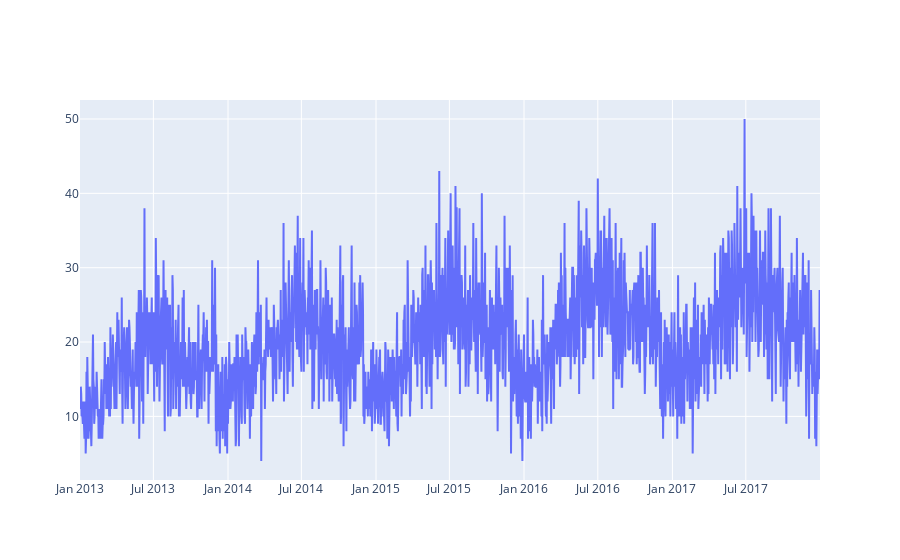

Notebook code for this chart:
### Code cell
fig = go.Figure()

for item in subTrain.item.unique():
    temp = subTrain[subTrain.item==item]
    plt.scatter(temp.date,temp.sales)
    fig.add_trace(go.Scatter(x=temp.date, y=temp.sales,
                    mode='lines',
                    name='Product {}'.format(item)))
    break

fig.show()

### Figure 1 — Plotly figure (JSON) as saved in the notebook; plotly's stock layout.template omitted (floating-point values rounded to 4 significant figures; data arrays with more than 128 entries replaced by an {"elided": "..."} marker saying what was removed)
{"data": [{"mode": "lines", "name": "Product 1", "type": "scatter", "x": {"elided": "1826 str values"}, "y": {"elided": "1826 int values"}}], "layout": {"autosize": true, "xaxis": {"autorange": true, "range": ["2013-01-01", "2017-12-31"], "type": "date"}, "yaxis": {"autorange": true, "range": [1.444, 52.56], "type": "linear"}}}
